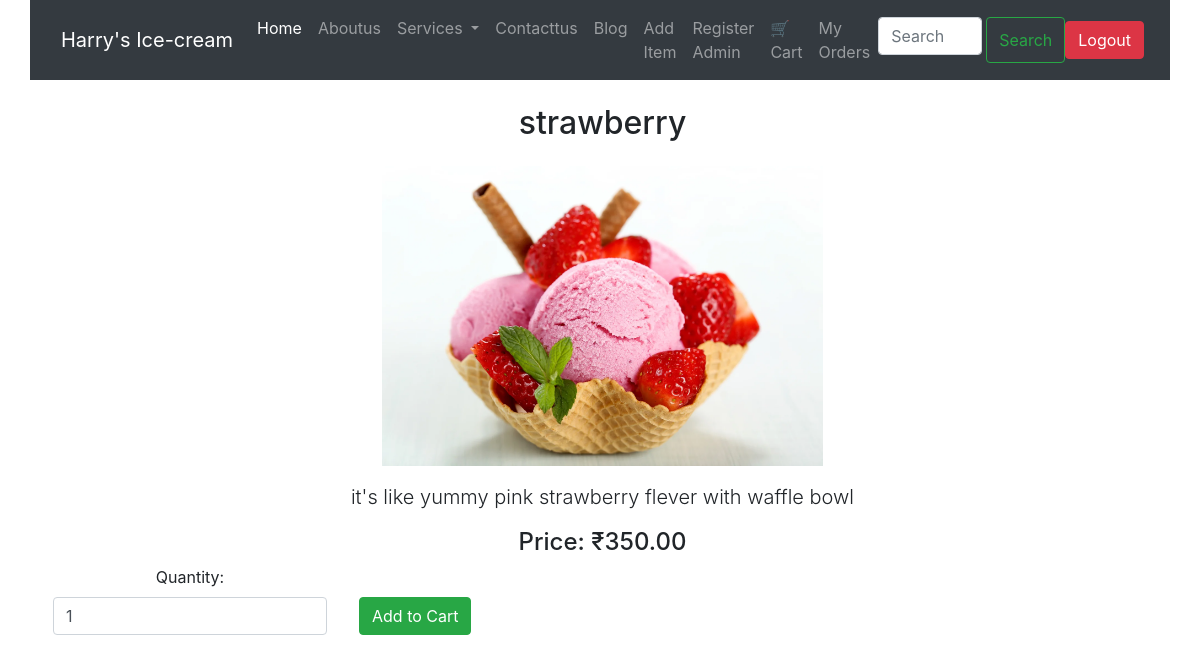
The page /icecream/1/ (signed in) on the database as committed earlier.
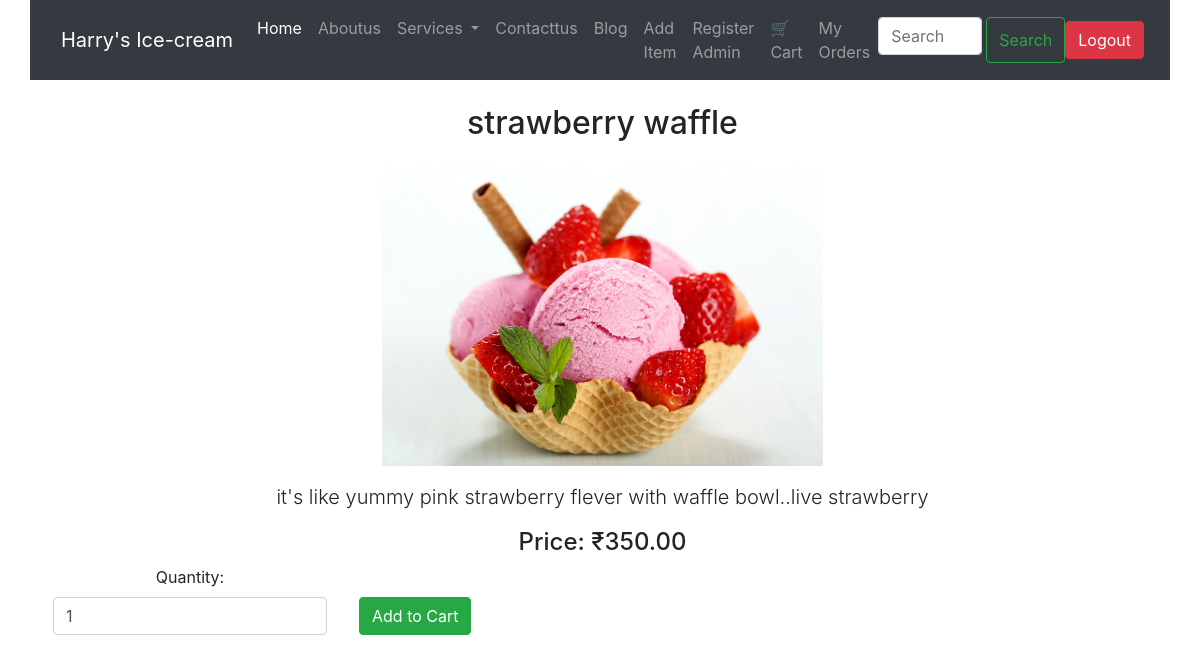
The same page on the database as committed later.
### my_app/models.py (models this page shows, shortened)
class Icecream(models.Model):
    CATEGORY_CHOICES = [
        ('Icecream', 'Icecream'),
        ('Softy', 'Softy'),
        ('Milkshake', 'Milkshake'),
    ]
    name = models.CharField(max_length=100)
    description = models.TextField()
    image = models.ImageField(upload_to='icecream_images/', null=True, blank=True)
    price = models.DecimalField(max_digits=6, decimal_places=2)
    added_by = models.ForeignKey(User, on_delete=models.CASCADE, null=True, blank=True)
    category = models.CharField(max_length=100, choices=CATEGORY_CHOICES)

### my_app/views.py (the view)
# urls.py: path('icecream/<int:id>/', views.icecream_detail, name='icecream_detail'),
@login_required(login_url='login')
def icecream_detail(request, id):
    icecream = get_object_or_404(Icecream, id=id)
    return render(request, 'icecream_detail.html', {'icecream': icecream})

### templates/icecream_detail.html (shortened to what this page needs)
{% extends "base.html" %}
{% block content %}
<div class="container text-center my-4">
  <h2>{{ icecream.name }}</h2>
  <img src="{{ icecream.image.url }}" class="img-fluid my-3" style="max-height: 300px;">
  <p class="lead">{{ icecream.description }}</p>
  <h4>Price: ₹{{ icecream.price }}</h4>
  <form method="POST" action="{% url 'add_to_cart' icecream.id %}" class="d-flex align-items-center gap-4">
    <div class="form-group mb-3">
        <label for="quantity">Quantity:</label>
        <input type="number" id="quantity" name="quantity" value="1" min="1" class="form-control w-auto mx-2" />
    </div>
    <button type="submit" class="btn btn-success mt-3">Add to Cart</button>
</form>
</div>
{% endblock %}

Rows that differ between the two databases and show on the page:
changed Icecream: name "strawberry" → "strawberry waffle"; description "it's like yummy pink strawberry flever with waffle bowl" → "it's like yummy pink strawberry flever with waffle bowl..live strawberry"
